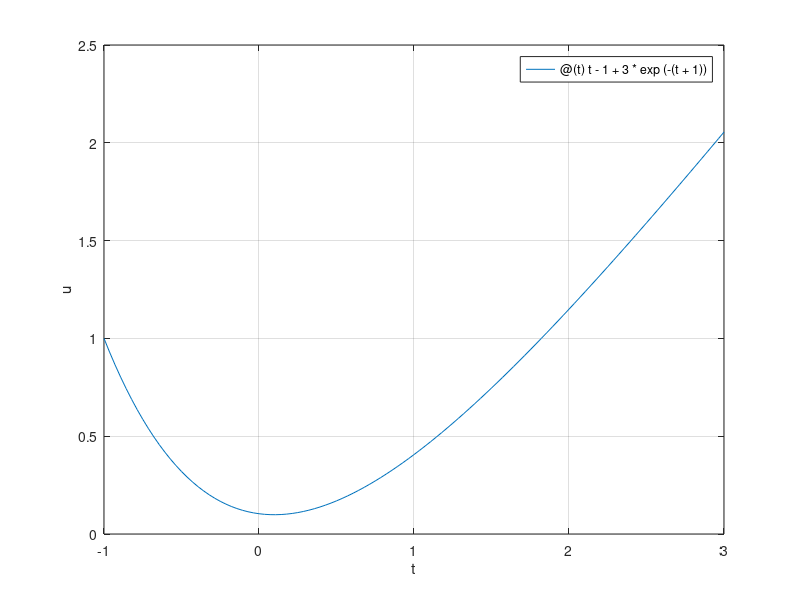

This figure's MATLAB source: (Note: this script raises an error after producing the figure.)
% es1ter. eqdiff
% definisco i dati
odefun=@(t,y)t-y; % f(t,y)
tspan=[-1,3]; % [t0,T]
y0=1; % cond. iniziale
% sol esatta 
yex=@(t)t-1+3*exp(-(t+1));
% dati per secanti
tol=1e-8; kmax=20;

figure(1); clf
fplot(yex,tspan)
hold on
grid on
xlabel('t')
ylabel('u')

H=[0.5, 0.25, 0.05, 0.025]; % 4 valori del passo di discretizzazione
Err=[];
for h=H
    Nh=fix((tspan(2)-tspan(1))/h); % n. di passi
    % chiamo CrankNicolson
    [tn,un]=cranknicolson(odefun,tspan,y0,Nh,tol,kmax);
    % disegno la soluzione numerica
    plot(tn,un,'o--','Displayname',['h=',num2str(h)])
    legend('-dynamiclegend')
    % calcolo l'errore
    err=max(abs(yex(tn)-un));
    Err=[Err,err];
    fprintf('h=%f,  errore=%e \n',h,err)

end
% h=0.500000,  errore=2.363832e-02 
% h=0.250000,  errore=5.787386e-03 
% h=0.050000,  errore=2.299869e-04 
% h=0.025000,  errore=5.748505e-05 

% rappresento graficamente gli errori e mi confronto con l'andamento
% teorico
figure(2); clf
loglog(H,Err,'Linewidth',2,'Displayname','Err. CN')
legend('-dynamiclegend')
hold on
loglog(H,H.^2,'Linewidth',2,'Displayname','H^2')
grid on
xlabel('h')
ylabel('errori')

% dal grafico vedo che l'andamento dell'errore rispetta la teoria
% segue un andamento del tipo H^2









